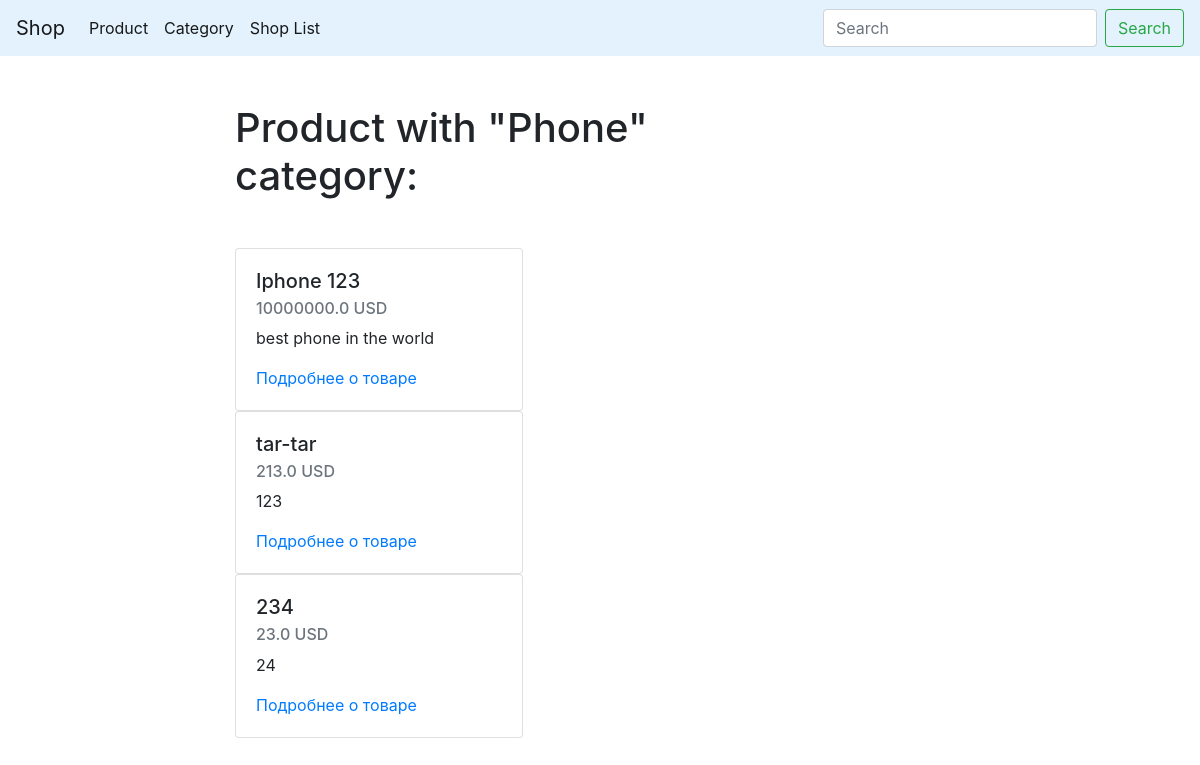
/category/phone/, run on the app's committed database.
### app/models.py (models this page shows, shortened)
class Category(models.Model):
    title = models.CharField(max_length=40)
    slug = models.SlugField(max_length=150, blank=True, unique=True)
    class Meta:
        ordering = ['title']

class Product(models.Model):
    prodname = models.CharField(max_length=100, db_index=True)
    slug = models.SlugField(max_length=150, blank=True, unique=True)
    categories = models.ManyToManyField('Category', related_name='products')
    presence = models.BooleanField(default=False)
    description = models.TextField(blank=True)
    price = models.FloatField()
    os_name = models.CharField(max_length=50)
    diagonal = models.FloatField()
    ram = models.IntegerField()
    memory = models.IntegerField()
    videocard = models.CharField(max_length=100)
    relevance = models.DateTimeField(auto_now_add=True)
    def get_absolute_url(self):
        return reverse('product_detail_url', kwargs={'slug': self.slug})
    class Meta:
        ordering = ['-relevance']

### app/views.py (the view)
# urls.py: path('category/<str:slug>/', CategoryDetail.as_view(), name='category_detail_url'),
class CategoryDetail(ObjectDetailMixin, View):
    model = Category
    template = 'app/category_detail.html'

### app/utils.py (called while the page is built)
    def get(self, request, slug):
        obj = get_object_or_404(self.model, slug__iexact=slug)
        return render(request, self.template, context={self.model.__name__.lower(): obj, 'admin_object': obj, 'detail': True})

### app/templates/app/category_detail.html (shortened to what this page needs)
{% extends 'app/base_app.html' %}
{% block content %}
    <h1 class="mb-5">Product with "{{ category.title|title }}" category:</h1>
    {% for product in category.products.all %}
        {% include 'app/includes/product_card.html' %}
    {% endfor %}
{% endblock %}

### app/templates/app/includes/product_card.html
<div class="card" style="width: 18rem;">
    <div class="card-body">
      <h5 class="card-title">{{ product.prodname }}</h5>
      <h6 class="card-subtitle mb-2 text-muted">{{ product.price }} USD</h6>
      <p class="card-text">{{ product.description|truncatewords:10 }}</p>
      <a href="{{ product.get_absolute_url }}" class="card-link">Подробнее о товаре</a>
      </div>
  </div>

### data on the page
Category: title "Phone"
Product: prodname "Iphone 123", price "10000000.0", description "best phone in the world"
Product: prodname "tar-tar", price "213.0", description "123"
Product: prodname "234", price "23.0", description "24"
